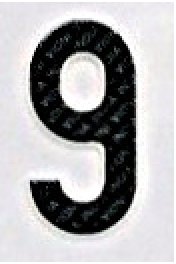
#> input picture numplate4.png, 88 x 132 px (shown 2 times larger)
$ jupyter execute ComputerVision.ipynb
#> lines starting #> are read from the running program, lines starting #| are printed output that depends on the picture
[cell 1]
import cv2
import numpy as np
import matplotlib.pyplot as plt


# Load the image
image = cv2.imread('numplate4.png')
#> image is the input picture: shape (132, 88, 3); mean B, G, R 171.4, 169.8, 170.7
image_rgb = cv2.cvtColor(image, cv2.COLOR_BGR2RGB)


def segment_image(image, threshold):
    height, width = image.shape[:2]
    segments = np.arange(height * width).reshape((height, width))

    edges = edge_sorting(image)

    for ni, nj in edges:
        if segments[ni // width, ni % width] != segments[nj // width, nj % width] and image[ni // width, ni % width] <= threshold:
            merge_segments(segments, segments[ni // width, ni % width], segments[nj // width, nj % width])

    return segments

def edge_sorting(image):
    height, width = image.shape[:2]
    edges = []

    for row in range(height - 1):
        for col in range(width):
            edges.append((row * width + col, (row + 1) * width + col))

    for row in range(height):
        for col in range(width - 1):
            edges.append((row * width + col, row * width + col + 1))

    edges.sort(key=lambda e: abs(image[e[0] // width, e[0] % width] - image[e[1] // width, e[1] % width]))

    return edges

def merge_segments(segments, segment_i, segment_j):
    segments[segments == segment_j] = segment_i

 # Extract the eight-bit image
gray_image = cv2.cvtColor(image, cv2.COLOR_BGR2GRAY)

# Calculate the histogram of the eight-bit image
hist = cv2.calcHist([gray_image], [0], None, [256], [0, 256])
#> hist = 256 values, max 786 at index 0, min 0 at index 102, mean 45.38


 # Perform edge-based segmentation
threshold = 13  # Set the threshold value
segments = segment_image(gray_image, threshold)
#> in segment_image, `edges = edge_sorting(image)`: edges = 23012 items
#> the loop in segment_image, `for ni, nj in edges:` made 23012 passes
#> (ni, nj) on passes 1 to 3: (87, 175), (102, 190), (103, 191)
#> after the loop in segment_image, `for ni, nj in edges:`:
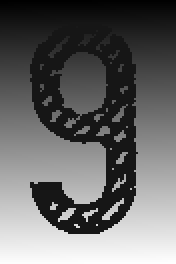
#> segments: shape (132, 88) int64 (shown 2 times larger); min 0, max 11615, mean 4686.5; drawn with min black and max white

 # Create a mask for visualization
mask = np.zeros(image_rgb.shape, dtype=np.uint8)

# Assign random colors to each segment
colors = []
for _ in range(np.max(segments) + 1):
    color = np.random.randint(0, 255, size=3)
    colors.append(color)

# Fill the mask with segment colors
for segment_id in np.unique(segments):
    mask[segments == segment_id] = colors[segment_id]
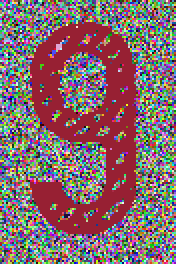
#> mask: shape (132, 88, 3) (shown 2 times larger); mean of channels 0, 1, 2 108.1, 103.7, 133.1; drawn as B, G, R


# Display the original image, segmented image and histogram of eight bit image
fig, ax = plt.subplots(nrows=1, ncols=3, figsize=(15, 5))

ax[0].imshow(image_rgb)
ax[0].set_title('Original Image')
ax[0].axis('off')

ax[1].imshow(mask)
ax[1].set_title('Segmented Image')
ax[1].axis('off')

ax[2].plot(hist)
ax[2].set_title('Histogram of eight bit image')
ax[2].set_xlabel('Pixel Value')
ax[2].set_ylabel('Frequency')

plt.tight_layout()
plt.show()
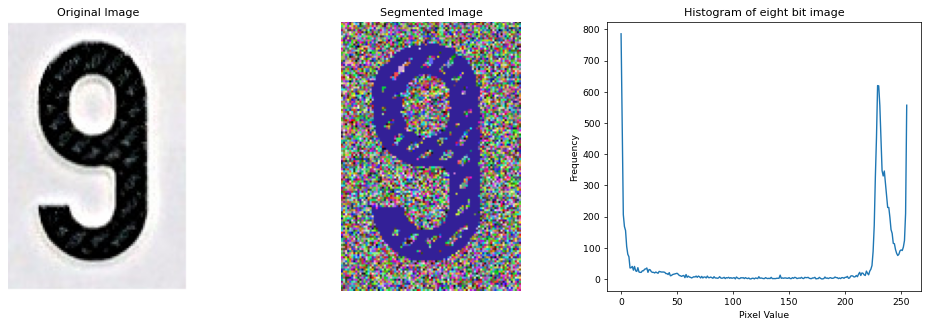
#> figure drawn by matplotlib, 3 panels; panel 3: curve peaks at x = 0, y = 786
